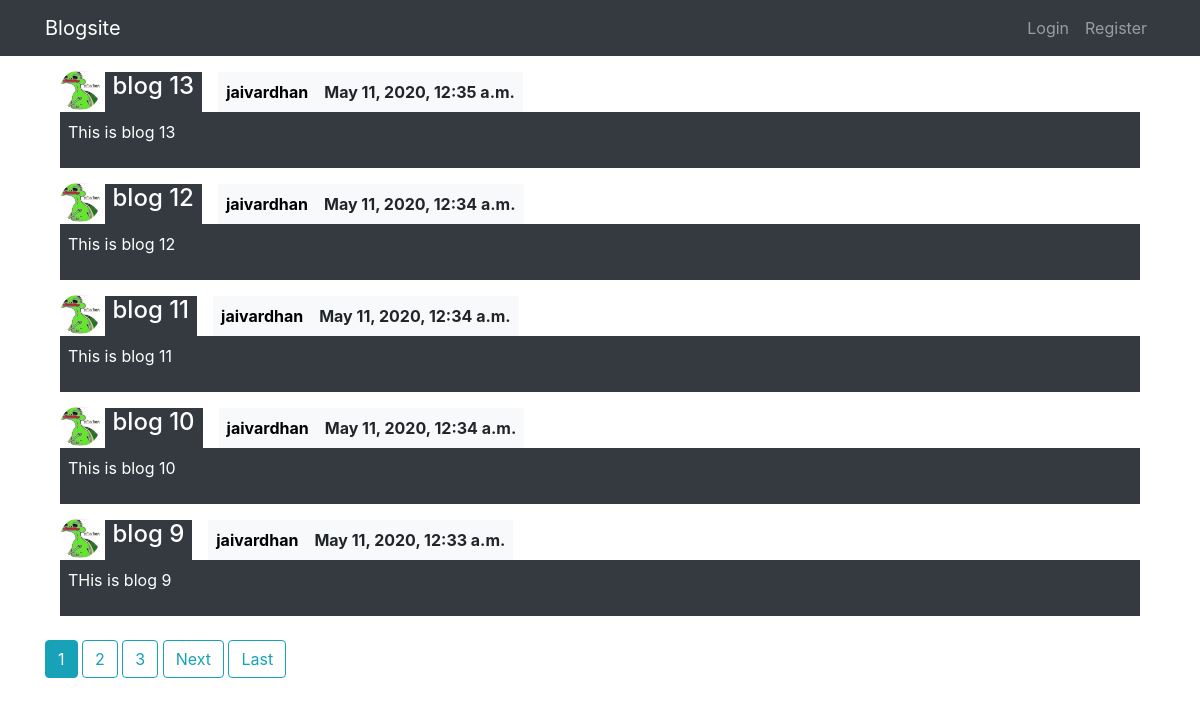
The page / on the database its author committed.
### front/models.py (models this page shows, shortened)
class Post(models.Model):
    title = models.CharField(max_length=100)
    content = models.TextField()
    date_posted = models.DateTimeField(default = timezone.now)
    author = models.ForeignKey(User, on_delete=models.CASCADE)

### users/models.py (models this page shows, shortened)
class Profile(models.Model):
    user = models.OneToOneField(User, on_delete=models.CASCADE)
    image = models.ImageField(default = "default.jpg", upload_to = "profile_pics")

### front/views.py (the view)
# urls.py: path('', PostListView.as_view(), name = "home"),
class PostListView(ListView):
    model = Post
    context_object_name = 'posts'
    template_name = 'front/home.html'
    ordering = ['-date_posted']
    paginate_by = 5

### front/templates/front/home.html (shortened to what this page needs)
{%extends 'front/base.html'%}
{%block content%}
{%for post in posts %}
    <div class="container mt-2">
        <img src="{{post.author.profile.image.url}}" alt="" class="rounded-circle article-img" style="height: 40px; width:40px;">
        <div class="d-inline-flex">
            <div class="mt-2 bg-dark pl-2 pr-2 text-white mr-3"><h4><a class="text-white" href="{% url 'post-detail' post.id %}">{{post.title}}</a></h1></div>
            <div class="bg-light mt-2 p-2 text-black"><b><a href="" style="color: black;">{{post.author}}</a></b></div>
            <div class="bg-light mt-2 p-2 text-black"><b>{{post.date_posted}}</b></div>
        </div>
        <div class="bg-dark p-2 text-white">
            <p>{{post.content}}</p>
        </div>
    </div>
{%endfor%}
{% if is_paginated %}
    {% for num in page_obj.paginator.page_range %}
         {% if page_obj.number == num %}
        <a href="?page={{ num }}" class="btn btn-info mt-4 mb-4">{{ num }}</a>
        {% elif num > page_obj.number|add:'-3' and num < page_obj.number|add:'3' %}
        <a href="?page={{ num }}" class="btn btn-outline-info mt-4 mb-4">{{ num }}</a>
        {% endif %}
    {% endfor %}
    {%if page_obj.has_next%}
        <a href="?page={{page_obj.next_page_number}}" class="btn btn-outline-info mt-4 mb-4">Next</a>
        <a href="?page={{page_obj.paginator.num_pages}}" class="btn btn-outline-info mt-4 mb-4">Last</a>
    {%endif%}
{%endif%}
{%endblock content%}

### front/templates/front/base.html (shortened to what this page needs)
<!DOCTYPE html>
<html class="no-js">
    <head>
        <link rel="stylesheet" href="https://maxcdn.bootstrapcdn.com/bootstrap/4.0.0/css/bootstrap.min.css">
        <link rel="stylesheet" href="">
    </head>
    <body>
        <nav class="navbar navbar-expand-md navbar-dark bg-dark static-top">
            <div class="container">
                <a href="{%url 'home' %}" class="navbar-brand">Blogsite</a>
                <ul class="navbar-nav ml-auto">
                    {%if user.is_authenticated%}
                    <li class="nav-item">
                        <a href="{%url 'post-create' %}" class="nav-link">Create</a>
                    </li>
                    <li class="nav-item">
                        <a href="{%url 'profile' %}" class="nav-link">Profile</a>
                    </li>
                    <li class="nav-item">
                        <a href="{%url 'logout' %}" class="nav-link">Logout</a>
                    </li>
                    {%else%}
                    <li class="nav-item">
                        <a href="{%url 'login' %}" class="nav-link">Login</a>
                    </li>
                    <li class="nav-item">
                        <a href="{%url 'register' %}" class="nav-link">Register</a>
                    </li>
                    {%endif%}
                </ul>
            </div>
        </nav>
        <div class="container">
            {%block content%}{%endblock content%}
        </div>
    </body>
</html>

### rows shown on the page
Post: author.profile.image (picture), title "blog 13", author "jaivardhan", date_posted "May 11, 2020, 12:35 a.m.", content "This is blog 13"
Post: author.profile.image (picture), title "blog 12", author "jaivardhan", date_posted "May 11, 2020, 12:34 a.m.", content "This is blog 12"
Post: author.profile.image (picture), title "blog 11", author "jaivardhan", date_posted "May 11, 2020, 12:34 a.m.", content "This is blog 11"
Post: author.profile.image (picture), title "blog 10", author "jaivardhan", date_posted "May 11, 2020, 12:34 a.m.", content "This is blog 10"
Post: author.profile.image (picture), title "blog 9", author "jaivardhan", date_posted "May 11, 2020, 12:33 a.m.", content "THis is blog 9"

### other values the page prints
{{ num }} "1"
{{ num }} "2" "3"
